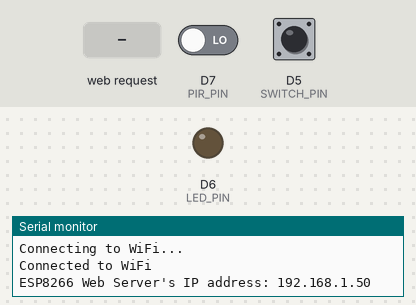
Simulated run of this sketch. Board: ESP8266 (NodeMCU). Shown: output pins drawn as LEDs (lit = HIGH), the last lines printed to the serial monitor. The inputs (shaded band) are chosen by the test bench; at power-on: D7 (PIR_PIN) LOW, D5 (SWITCH_PIN) HIGH. WiFi joins after 1.5 s; servers stay silent unless stated.

Above: at 3.2 s.
3.3 s: HTTP request GET /led1/on received
At 4.0 s:
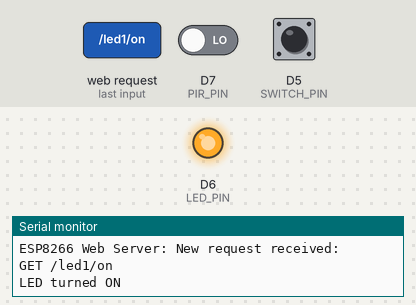
6.3 s: HTTP request GET / received
7.8 s: D7 (PIR_PIN) driven HIGH
At 8.3 s:
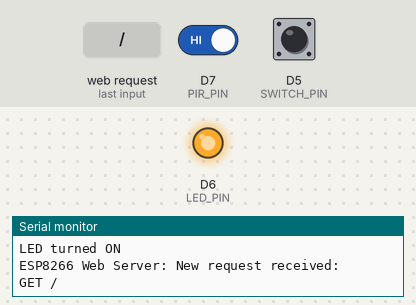
9.3 s: D7 (PIR_PIN) driven LOW
12.3 s: HTTP request GET /led1/off received
At 13.3 s:
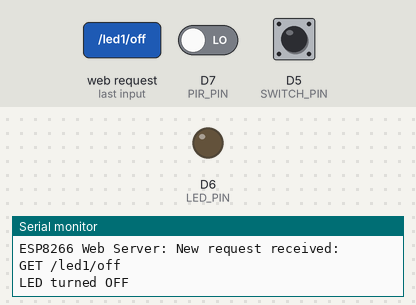
Timing chart, 0 to 14.8 s (numbered marks = the images above; inputs shaded):
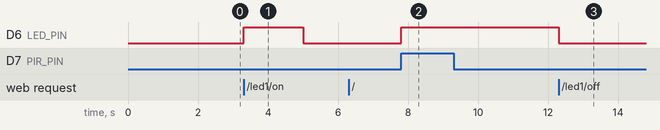

Measured:
- after the input at 3.3 s, D6 (LED_PIN): LOW → HIGH at once, → LOW 1.7 s later
- after the input at 7.8 s, D6 (LED_PIN): LOW → HIGH at once
- after the input at 9.3 s, every drawn part: stays the same
- after the input at 12.3 s, D6 (LED_PIN): HIGH → LOW after 0.00 s instead of 2.0 s

The sketch:

LEDONOFF_REBT_PIR.ino
```cpp
#include <ESP8266WiFi.h>
#include <ESP8266WebServer.h>

#define LED_PIN D6  // The ESP8266 pin connected to LED
#define SWITCH_PIN D5  // The ESP8266 pin connected to the momentary switch
#define PIR_PIN D7  // The ESP8266 pin connected to PIR sensor

const char *ssid = "<ssid>";     // CHANGE IT
const char *password = "<password>";  // CHANGE IT

ESP8266WebServer server(80); // Web server on port 80

int LED_state = LOW;
int switchState = HIGH;
int lastSwitchState = HIGH;
int pirState = LOW; // Variable to hold the current PIR state
unsigned long lastMotionTime = 0;  // To track when motion was last detected
unsigned long motionTimeout = 5000; // Time in milliseconds to turn off the LED after no movement
unsigned long lastDebounceTime = 0;
unsigned long debounceDelay = 50;

String getHTML() {
  String html = "<!DOCTYPE HTML>";
  html += "<html>";
  html += "<head>";
  html += "<link rel='icon' href='data:,'>";
  html += "</head>";
  html += "<p>LED state: <span style='color: red;'>";

  if (LED_state == LOW)
    html += "OFF";
  else
    html += "ON";

  html += "</span></p>";
  html += "<a href='/led1/on'>Turn ON</a>";
  html += "<br><br>";
  html += "<a href='/led1/off'>Turn OFF</a>";
  html += "<br><br>";
  html += "<a href='/reboot'>Reboot</a>";
  html += "</html>";

  return html;
}

void setup() {
  Serial.begin(9600);
  pinMode(LED_PIN, OUTPUT);
  pinMode(SWITCH_PIN, INPUT_PULLUP); // Set the switch pin as input with internal pullup resistor
  pinMode(PIR_PIN, INPUT); // Set the PIR pin as input

  // Connect to Wi-Fi
  WiFi.begin(ssid, password);
  while (WiFi.status() != WL_CONNECTED) {
    delay(1000);
    Serial.println("Connecting to WiFi...");
  }
  Serial.println("Connected to WiFi");
  WiFi.setAutoReconnect(true);
  WiFi.persistent(true);

  // Print the ESP8266's IP address
  Serial.print("ESP8266 Web Server's IP address: ");
  Serial.println(WiFi.localIP());

  // Home page
  server.on("/", HTTP_GET, []() {
    Serial.println("ESP8266 Web Server: New request received:");
    Serial.println("GET /");
    server.send(200, "text/html", getHTML());
  });

  // Route to control the LED
  server.on("/led1/on", HTTP_GET, []() {
    Serial.println("ESP8266 Web Server: New request received:");
    Serial.println("GET /led1/on");
    LED_state = HIGH;
    digitalWrite(LED_PIN, LED_state);
    Serial.println("LED turned ON");
    server.send(200, "text/html", getHTML());
  });
  server.on("/led1/off", HTTP_GET, []() {
    Serial.println("ESP8266 Web Server: New request received:");
    Serial.println("GET /led1/off");
    LED_state = LOW;
    digitalWrite(LED_PIN, LED_state);
    Serial.println("LED turned OFF");
    server.send(200, "text/html", getHTML());
  });

  // Route to reboot the ESP8266
  server.on("/reboot", HTTP_GET, []() {
    Serial.println("ESP8266 Web Server: New request received:");
    Serial.println("GET /reboot");
    server.send(200, "text/html", "<html><body><h1>Rebooting...</h1></body></html>");
    delay(1000);  // Give the web page time to send before rebooting
    ESP.restart();
  });

  // Start the server
  server.begin();
}

void loop() {
  // Handle client requests
  server.handleClient();

  // Read the state of the momentary switch
  int reading = digitalRead(SWITCH_PIN);

  // Check if the switch state has changed
  if (reading != lastSwitchState) {
    // Reset the debounce timer
    lastDebounceTime = millis();
  }

  // Check if the debounce delay has passed
  if ((millis() - lastDebounceTime) > debounceDelay) {
    // If the switch state has changed for longer than the debounce delay
    if (reading != switchState) {
      switchState = reading;

      // If the switch is pressed, toggle the LED state
      if (switchState == LOW) {
        LED_state = !LED_state;
        digitalWrite(LED_PIN, LED_state);
        server.send(200, "text/html", getHTML());
      }
    }
  }

  // Update the last switch state
  lastSwitchState = reading;

  // PIR motion detection logic
  int pirReading = digitalRead(PIR_PIN);

  if (pirReading == HIGH) {
    // Motion detected, turn on LED
    LED_state = HIGH;
    digitalWrite(LED_PIN, LED_state);
    lastMotionTime = millis();  // Reset the timer when motion is detected
  }

  // Turn off LED 5 seconds after no motion
  if (LED_state == HIGH && (millis() - lastMotionTime >= motionTimeout)) {
    LED_state = LOW;
    digitalWrite(LED_PIN, LED_state);
  }
}
```
